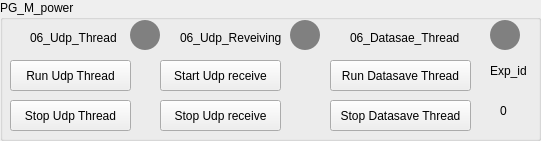
    <widget class="QGroupBox" name="groupBox_29">
     <property name="geometry">
      <rect>
       <x>0</x>
       <y>450</y>
       <width>541</width>
       <height>141</height>
      </rect>
     </property>
     <property name="title">
      <string>PG_M_power</string>
     </property>
     <widget class="QPushButton" name="pushButton_177">
      <property name="geometry">
       <rect>
        <x>290</x>
        <y>20</y>
        <width>30</width>
        <height>30</height>
       </rect>
      </property>
      <property name="styleSheet">
       <string notr="true">border-radius:15px;
background-color:grey;
</string>
      </property>
      <property name="text">
       <string/>
      </property>
     </widget>
     <widget class="QPushButton" name="pushButton_178">
      <property name="geometry">
       <rect>
        <x>160</x>
        <y>60</y>
        <width>121</width>
        <height>31</height>
       </rect>
      </property>
      <property name="text">
       <string>Start Udp receive</string>
      </property>
     </widget>
     <widget class="QPushButton" name="pushButton_179">
      <property name="geometry">
       <rect>
        <x>330</x>
        <y>60</y>
        <width>141</width>
        <height>31</height>
       </rect>
      </property>
      <property name="text">
       <string>Run Datasave Thread</string>
      </property>
     </widget>
     <widget class="QPushButton" name="pushButton_180">
      <property name="geometry">
       <rect>
        <x>160</x>
        <y>100</y>
        <width>121</width>
        <height>31</height>
       </rect>
      </property>
      <property name="text">
       <string>Stop Udp receive</string>
      </property>
     </widget>
     <widget class="QLabel" name="label_134">
      <property name="geometry">
       <rect>
        <x>30</x>
        <y>30</y>
        <width>91</width>
        <height>16</height>
       </rect>
      </property>
      <property name="text">
       <string>06_Udp_Thread</string>
      </property>
     </widget>
     <widget class="QPushButton" name="pushButton_181">
      <property name="geometry">
       <rect>
        <x>130</x>
        <y>20</y>
        <width>30</width>
        <height>30</height>
       </rect>
      </property>
      <property name="styleSheet">
       <string notr="true">border-radius:15px;
background-color:grey;
</string>
      </property>
      <property name="text">
       <string/>
      </property>
     </widget>
     <widget class="QLabel" name="label_135">
      <property name="geometry">
       <rect>
        <x>180</x>
        <y>30</y>
        <width>101</width>
        <height>16</height>
       </rect>
      </property>
      <property name="text">
       <string>06_Udp_Reveiving</string>
      </property>
     </widget>
     <widget class="QPushButton" name="pushButton_182">
      <property name="geometry">
       <rect>
        <x>330</x>
        <y>100</y>
        <width>141</width>
        <height>31</height>
       </rect>
      </property>
      <property name="text">
       <string>Stop Datasave Thread</string>
      </property>
     </widget>
     <widget class="QPushButton" name="pushButton_183">
      <property name="geometry">
       <rect>
        <x>10</x>
        <y>60</y>
        <width>121</width>
        <height>31</height>
       </rect>
      </property>
      <property name="text">
       <string>Run Udp Thread</string>
      </property>
     </widget>
     <widget class="QPushButton" name="pushButton_184">
      <property name="geometry">
       <rect>
        <x>490</x>
        <y>20</y>
        <width>30</width>
        <height>30</height>
       </rect>
      </property>
      <property name="styleSheet">
       <string notr="true">border-radius:15px;
background-color:grey
;
</string>
      </property>
      <property name="text">
       <string/>
      </property>
     </widget>
     <widget class="QPushButton" name="pushButton_185">
      <property name="geometry">
       <rect>
        <x>10</x>
        <y>100</y>
        <width>121</width>
        <height>31</height>
       </rect>
      </property>
      <property name="text">
       <string>Stop Udp Thread</string>
      </property>
     </widget>
     <widget class="QLabel" name="label_136">
      <property name="geometry">
       <rect>
        <x>350</x>
        <y>30</y>
        <width>121</width>
        <height>16</height>
       </rect>
      </property>
      <property name="text">
       <string>06_Datasae_Thread</string>
      </property>
     </widget>
     <widget class="QLabel" name="label_137">
      <property name="geometry">
       <rect>
        <x>490</x>
        <y>60</y>
        <width>41</width>
        <height>21</height>
       </rect>
      </property>
      <property name="text">
       <string>Exp_id</string>
      </property>
     </widget>
     <widget class="QLabel" name="label_138">
      <property name="geometry">
       <rect>
        <x>500</x>
        <y>100</y>
        <width>21</width>
        <height>21</height>
       </rect>
      </property>
      <property name="text">
       <string>0</string>
      </property>
     </widget>
    </widget>
